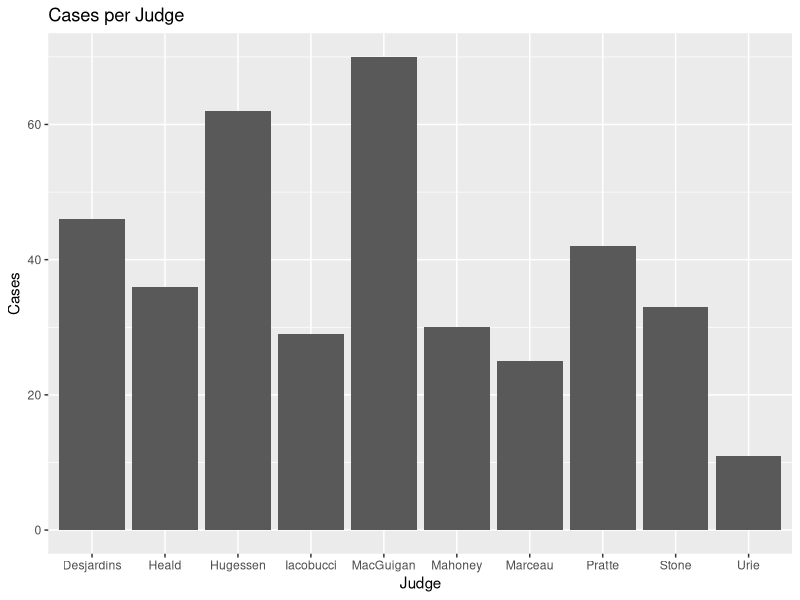
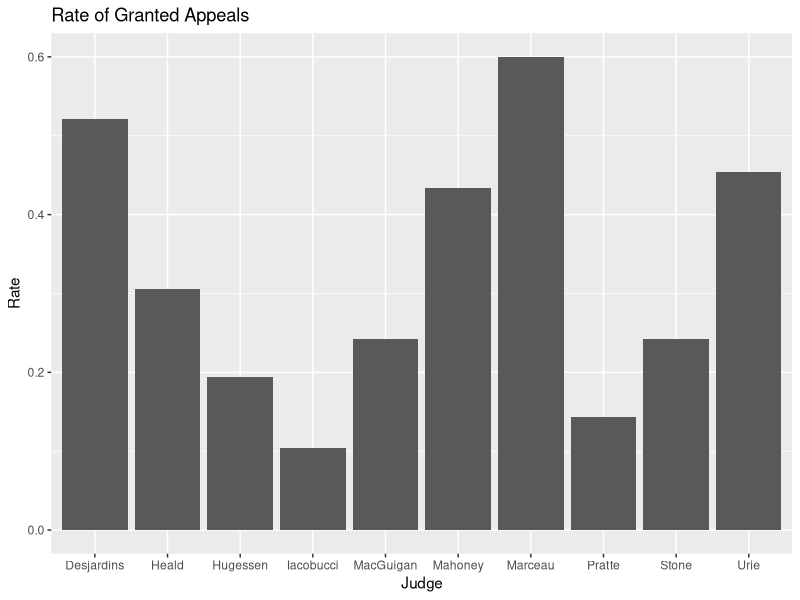

These charts were generated, in order, by the following R code: (Note: this script raises an error after producing the figures.)
## ---- chunk 1
library(dplyr)
library(ggplot2)
library(broom)

GS_data <- read.table("data/Greene.txt")
names(GS_data)
## ---- chunk 2
yes <- GS_data %>%
  filter(decision == "yes") %>%
  summarise(yes = n())
  
prop_yes <- yes/length(GS_data$decision)
prop_yes
## ---- chunk 3
cases <- GS_data %>%
  group_by(judge) %>%
  summarise(cases = n())
cases

p <- ggplot(data=cases, aes(x=judge, y=cases)) + geom_bar(stat="identity") + labs(x="Judge", y="Cases") + ggtitle("Cases per Judge")
p
## ---- chunk 4
rate_grants <- GS_data %>%
  group_by(judge, decision) %>%
  filter(decision=="yes") %>%
  summarise(yes = n())

cases$yes <- rate_grants$yes

cases1 <- cases %>%
mutate(rate_grants=yes/cases)

p1 <- ggplot(data=cases1, aes(x=judge, y=rate_grants), color="green") + geom_bar(stat="identity") + labs(x="Judge", y="Rate") + ggtitle("Rate of Granted Appeals")
p1
## ---- chunk 5
GS_data$judge <- relevel(as.factor(GS_data$judge), ref = "Iacobucci")
fit1 <- glm(decision ~ judge, data = GS_data, family=binomial)
fit1 <- tidy(fit1)
fit1
## ---- chunk 6
plogis(fit1$estimate[1] + fit1$estimate[7])
## ---- chunk 7
#relevel
GS_data$location <- relevel(as.factor(GS_data$location), ref="other")
GS_data$language <- relevel(as.factor(GS_data$language), ref="French")

#fit a model
fit2 <- glm(decision ~ judge + rater + location + language, data = GS_data, family=binomial)
fit2 <- tidy(fit2)
fit2
## ---- chunk 8
plogis(fit2$estimate[1] + fit2$estimate[7] + fit2$estimate[11] + fit2$estimate[14] + fit2$estimate[13])
## ---- chunk 9
sessionInfo()
